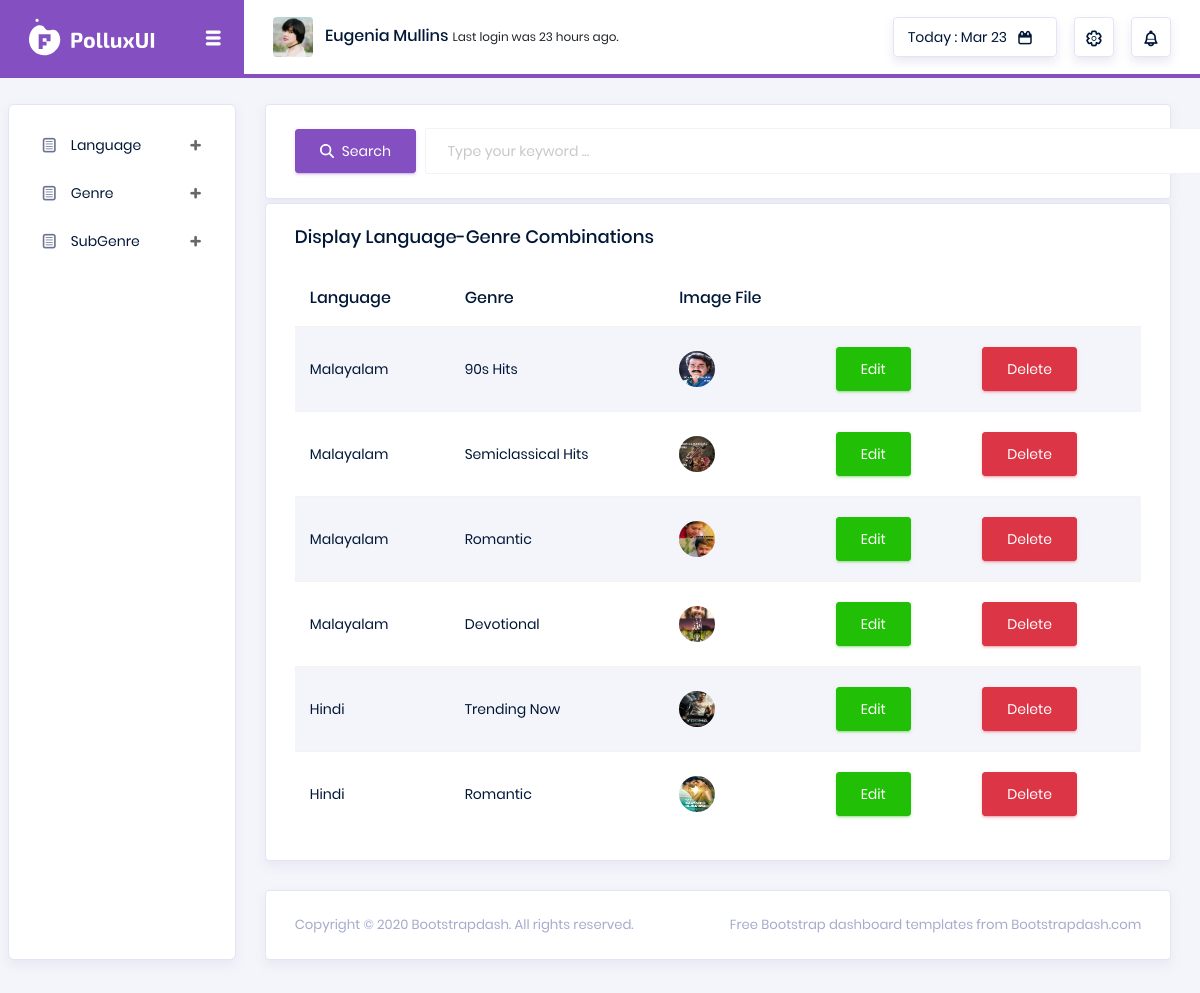
Before: /backend/Display-Genre-Combination/ with the older database file.
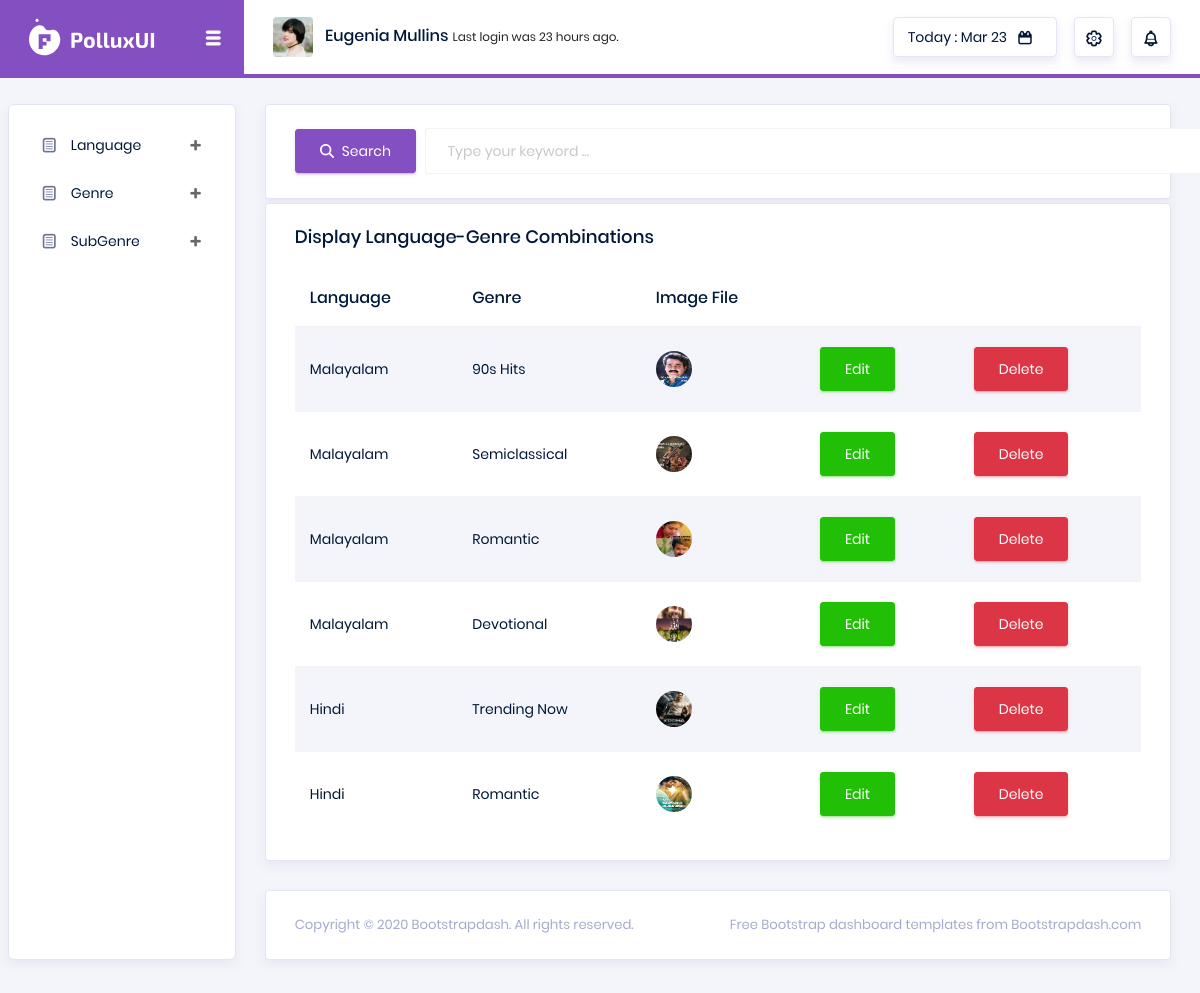
After: the same page with the newer database file.
### backend/models.py (models this page shows)
class CombinedDb(models.Model):
    Com_Language = models.CharField(max_length=255, null=True, blank=True)
    Com_Genre = models.CharField(max_length=255, null=True, blank=True)
    Com_Img_File = models.ImageField(upload_to='combine', null=True, blank=True)

### backend/views.py (the view)
# urls.py: path('Display-Genre-Combination/', views.DisplayCombination, name='DisplayCombination'),
def DisplayCombination(request):
    comb = CombinedDb.objects.all()
    if request.method == 'GET':
        str = request.GET.get('keyword')
        if str != None:
            comb = CombinedDb.objects.filter(Com_Genre__icontains=str)
    context = {'comb': comb}
    return render(request, 'directory/combination/disp_comb.html', context)

### backend/templates/directory/combination/disp_comb.html (shortened to what this page needs)
<!DOCTYPE html>
{% extends 'index.html' %}
{% block content %}
<html lang="en">
<head>
</head>
<body>
    <div class="card mb-1">
        <div class="card-body">
            <form action="" method="GET" class="forms-sample">
                <div class="form-group mb-0">
                    <button type="submit" class="btn btn-primary">
                        <i class="fa-solid fa-magnifying-glass mr-2"></i><span>Search</span>
                    </button>
                    <input type="text" name="keyword" class="form-control display-search-box" autocomplete="off"
                        placeholder="Type your keyword ...">
                </div>
            </form>
        </div>
    </div>
    <div class="card">
        <div class="card-body">
            <h4 class="card-title">Display Language-Genre Combinations</h4>
            <div class="table-responsive">
                <table class="table table-striped">
                    <thead>
                        <tr>
                            <th>Language</th>
                            <th>Genre</th>
                            <th>Image File</th>
                        </tr>
                    </thead>
                    <tbody>
                        {% for i in comb %}
                        <tr>
                            <td>{{i.Com_Language}}</td>
                            <td>{{i.Com_Genre}}</td>
                            <td>
                                <img src="{{i.Com_Img_File.url}}" alt="Image">
                            </td>
                            <td>
                                <form action="{% url 'EditCombination' combId=i.id %}">
                                    <button type="submit" class="btn btn-success">
                                        <span>Edit</span>
                                    </button>
                                </form>
                            </td>
                            <td>
                                <form action="{% url 'DeleteCombination' combId=i.id %}">
                                    <button type="submit" class="btn btn-danger">
                                        <span>Delete</span>
                                    </button>
                                </form>
                            </td>
                        </tr>
                        {% empty %}
                        <span class="text-danger">No Records Found</span>
                        {% endfor %}
                    </tbody>
                </table>
            </div>
        </div>
    </div>
</body>
</html>
{% endblock %}

Changed rows visible on the page:
changed CombinedDb: Com_Genre "Semiclassical Hits" → "Semiclassical"
